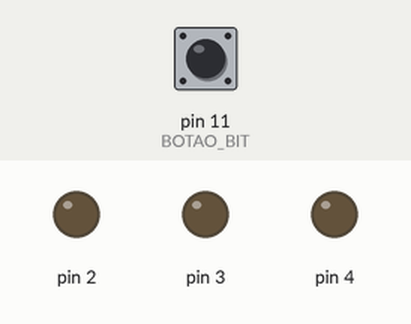
Simulated run of this sketch. Board: Arduino Uno, built with avr-gcc and run on an emulated ATmega328P. Parts: output pins drawn as LEDs (lit = HIGH). Dashed ring = blinking. The inputs (shaded band) are chosen by the test bench; at power-on: pin 11 (BOTAO_BIT) LOW.

Above: at 1.2 s.
1.3 s: pin 11 (BOTAO_BIT) pulled HIGH for 0.15 s
At 1.5 s:
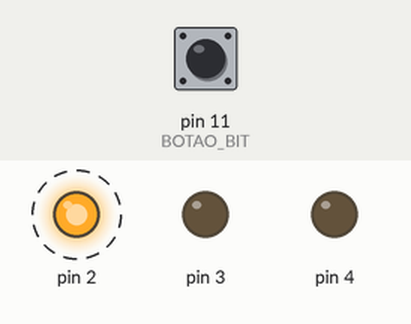
At 2.1 s:
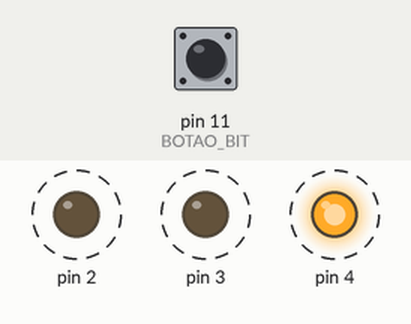
Timing chart, 0 to 10.3 s (numbered marks = the images above; inputs shaded):
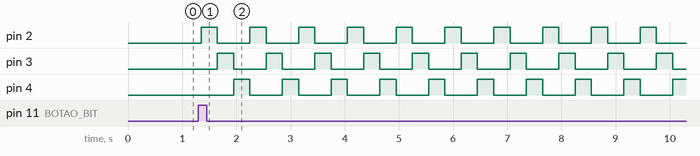

Measured:
- after the input at 1.3 s, pin 2: alternates HIGH for 0.30 s and LOW for 0.60 s, starting after 0.05 s; pin 3: alternates HIGH for 0.30 s and LOW for 0.60 s, starting after 0.35 s; pin 4: alternates HIGH for 0.30 s and LOW for 0.60 s, starting after 0.65 s

The sketch:

Q3.3.ino
```cpp
/*
3. LENDO BOTÕES

3.1 LED acende com 1º clique, apaga com 2º.
3.2 LED alterna entre: ON → Piscar → Piscar rápido → OFF.
3.3 Sequência de 3 LEDs (1-2-3); ao apertar novamente, inverter (3-2-1).
 */

// - Macros de Hardware

// LEDs (PORTD)
#define LED_DDR     DDRD
#define LED_PORT    PORTD

// Botão (PORTB)
#define BOTAO_DDR     DDRB
#define BOTAO_PORT    PORTB
#define BOTAO_PIN_REG PINB

// Bits específicos
#define BOTAO_BIT   PB3

// Bits dos LEDs
const uint8_t bitsLeds[] = {PD2, PD3, PD4};

// - Manipulação de Bits
#define CONFIG_SAIDA(ddr, bit)   ( (ddr) |= (1 << (bit)) )
#define CONFIG_ENTRADA(ddr, bit) ( (ddr) &= ~(1 << (bit)) )
#define PIN_HIGH(port, bit)      ( (port) |= (1 << (bit)) )
#define PIN_LOW(port, bit)       ( (port) &= ~(1 << (bit)) )
#define LER_PIN(pin_reg, bit)    ( (pin_reg) & (1 << (bit)) )

// - Variáveis de Lógica
int ledAtualIndex = 0;
bool direcaoAvanco = true;
bool maquinaAtiva = false;

// - Variáveis de Temporização-
unsigned long millisSequenciaAnterior = 0;
const long intervaloSequencia = 300;
unsigned long millisUltimoDebounce = 0;
const long atrasoDebounce = 50;
int estadoEstavelBotao = 0;
int ultimoEstadoBotao = 0;


void setup() {
  // LEDs como saída e desligados
  for (int i = 0; i < 3; i++) {
    CONFIG_SAIDA(LED_DDR, bitsLeds[i]);
    PIN_LOW(LED_PORT, bitsLeds[i]);
  }

  // Botão como entrada
  CONFIG_ENTRADA(BOTAO_DDR, BOTAO_BIT);

  // Pull-up desligado
  PIN_LOW(BOTAO_PORT, BOTAO_BIT);
}

void loop() {
  controlarSequencia();
  verificarBotao();
}

// - Sequência de LEDs
void controlarSequencia() {
  if (maquinaAtiva == false) {
    return;
  }

  if (millis() - millisSequenciaAnterior >= intervaloSequencia) {

    millisSequenciaAnterior = millis();
    PIN_LOW(LED_PORT, bitsLeds[ledAtualIndex]);

    if (direcaoAvanco == true) {
      ledAtualIndex++;
      if (ledAtualIndex > 2) {
        ledAtualIndex = 0;
      }
    } else {
      ledAtualIndex--;
      if (ledAtualIndex < 0) {
        ledAtualIndex = 2;
      }
    }
    PIN_HIGH(LED_PORT, bitsLeds[ledAtualIndex]);
  }
}


// - Verifica o botão
void verificarBotao() {
  int leitura = LER_PIN(BOTAO_PIN_REG, BOTAO_BIT);

  if (leitura != ultimoEstadoBotao) {
    millisUltimoDebounce = millis();
  }

  if ((millis() - millisUltimoDebounce) > atrasoDebounce) {

    if (leitura != estadoEstavelBotao) {
      estadoEstavelBotao = leitura;

      if (estadoEstavelBotao) { // Agir se HIGH

        if (maquinaAtiva == false) {
          maquinaAtiva = true;
          ledAtualIndex = 0;
          direcaoAvanco = true;

          PIN_HIGH(LED_PORT, bitsLeds[ledAtualIndex]);
          millisSequenciaAnterior = millis();

        } else {
          direcaoAvanco = !direcaoAvanco;
        }
      }
    }
  }

  ultimoEstadoBotao = leitura;
}
```
